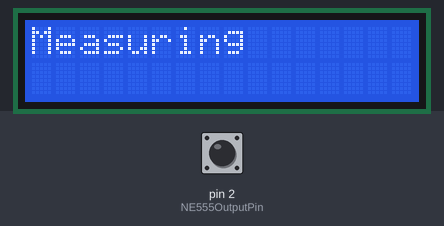
A sketch run on a simulated Arduino Uno, built with avr-gcc and run on an emulated ATmega328P. Shown: 16×2 character LCD. The inputs (shaded band) are chosen by the test bench; at power-on: pin 2 (NE555OutputPin) LOW.

Above: at 1.2 s.
1.3 s: pin 2 (NE555OutputPin) pulsed HIGH 2 times (0.12 s each, 0.3 s apart)
At 2.8 s:
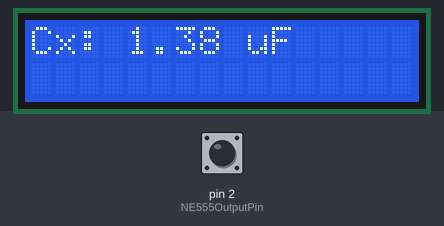
3.4 s: pin 2 (NE555OutputPin) driven HIGH
At 4.2 s:
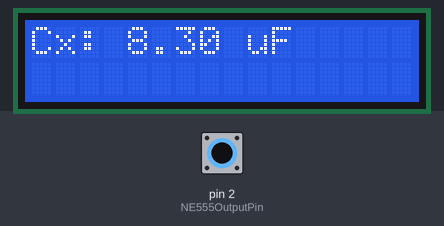
Timing chart, 0 to 6.4 s (numbered marks = the images above; inputs shaded):
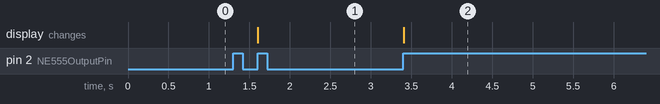

Measured:
- after the input at 1.3 s, the display: changes after 0.30 s (image 1)
- after the input at 3.4 s, the display: changes at once (image 2)

The sketch:

CapacitanceMeter.ino
```cpp
// (licence header left out)
#include <LiquidCrystal.h>
const int NE555OutputPin = 2;
const float timerResistorValueInOhms = 69100.0;
const float dischargeResistorValueInOhms = 121900.0;
const float RCToFullCycleTimeRatio = 1.442295040888963;
const int waitTimeInMilliseconds = 500;
volatile bool cycleComplete = false;
volatile unsigned long previousRisingEdgeTimeInMicroseconds = 0;
volatile unsigned long curentRisingEdgeTimeInMicroseconds = 0;
LiquidCrystal lcd(13, 12, 11, 10, 9, 8);

void DisplayStringsOnLcd(const String& textRow1, const String& textRow2) {
  lcd.clear();
  lcd.setCursor(0, 0);
  lcd.print(textRow1);
  lcd.setCursor(0, 1);
  lcd.print(textRow2);
}

void prepareLcd() {
  lcd.begin(16, 2);
  lcd.clear();
  DisplayStringsOnLcd("Measuring", "");
}

inline float calculateCapacitance(unsigned long timeForFullCycleInMicroseconds) {
  return timeForFullCycleInMicroseconds * RCToFullCycleTimeRatio / (timerResistorValueInOhms + (2.0 * dischargeResistorValueInOhms));
}

void onRisingEdge() {
  previousRisingEdgeTimeInMicroseconds = curentRisingEdgeTimeInMicroseconds;
  curentRisingEdgeTimeInMicroseconds = micros();
  cycleComplete = previousRisingEdgeTimeInMicroseconds > 0;
}

void addCapacitanceToString (float Capacitance, String& capacitanceStr) {
  if (Capacitance >= 1.0) {
    capacitanceStr += String(Capacitance, 2) + " uF";
  }
  else if (Capacitance >= 0.001) {
    capacitanceStr += String(Capacitance * 1000.0, 2) + " nF";
  }
  else {
    capacitanceStr += String(Capacitance * 1000000.0, 2) + " pF";
  }
}

void displayCapacitanceOnLcd(float Capacitance) {
  String capacitorStr = "Cx: ";
  addCapacitanceToString(Capacitance, capacitorStr);
  DisplayStringsOnLcd(capacitorStr,"");
}

void setup() {
  pinMode(NE555OutputPin, INPUT);
  attachInterrupt(digitalPinToInterrupt(NE555OutputPin), onRisingEdge, RISING);
  prepareLcd();
}

void loop() {
  if (cycleComplete) {
    unsigned long timeForFullCycleInMicroseconds = curentRisingEdgeTimeInMicroseconds - previousRisingEdgeTimeInMicroseconds;
    float capacitanceValue = calculateCapacitance(timeForFullCycleInMicroseconds);
    displayCapacitanceOnLcd(capacitanceValue);
    delay(waitTimeInMilliseconds);
    cycleComplete = false;
  }
}
```
